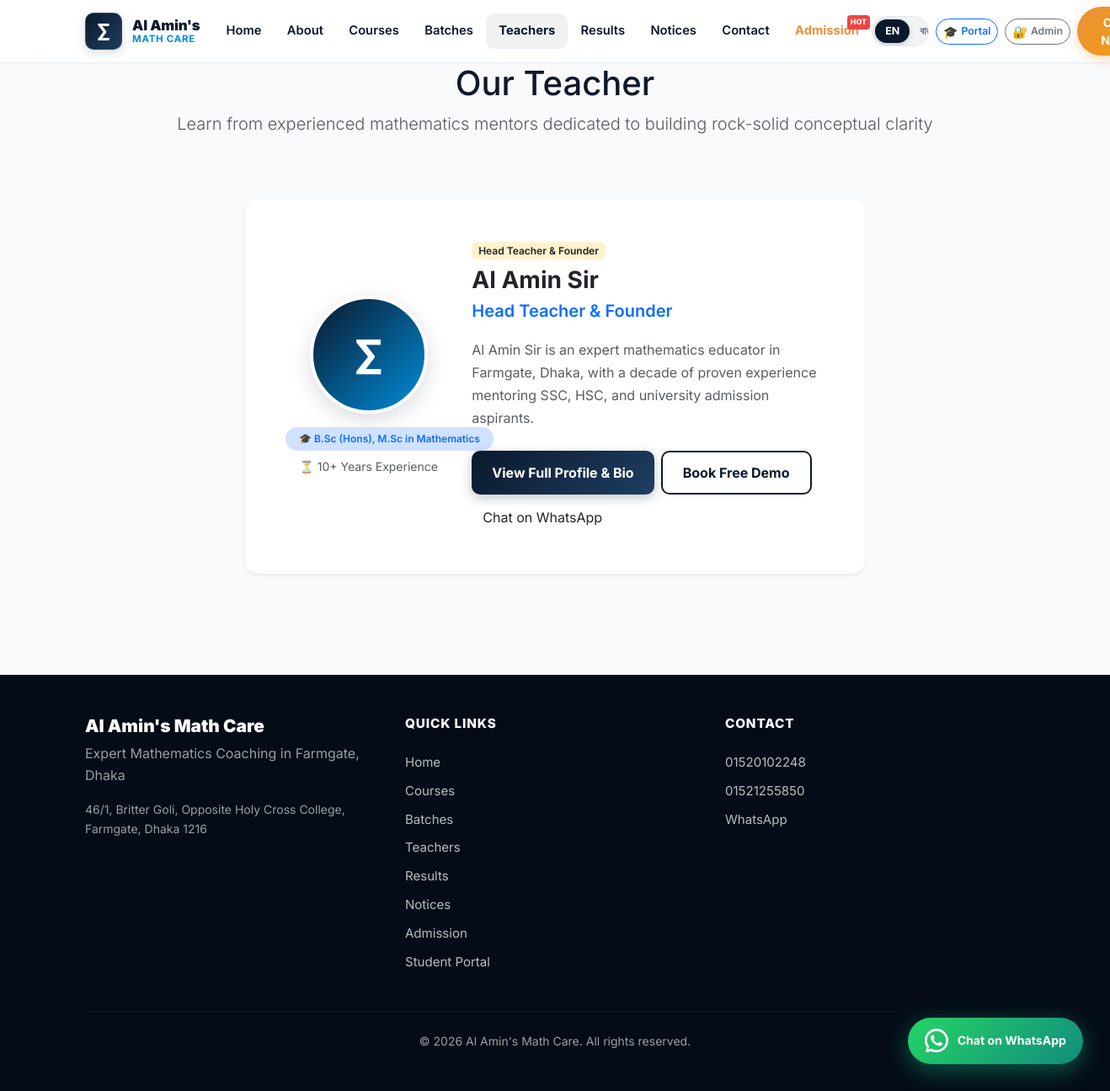
The app's page /teachers.php with its own data.
### tables this page shows
CREATE TABLE IF NOT EXISTS `teachers` (
  `id` INT UNSIGNED AUTO_INCREMENT PRIMARY KEY,
  `user_id` INT UNSIGNED NULL,
  `slug` VARCHAR(100) NOT NULL UNIQUE,
  `name_en` VARCHAR(100) NOT NULL,
  `name_bn` VARCHAR(100) DEFAULT NULL,
  `designation_en` VARCHAR(100) NOT NULL DEFAULT 'Head Teacher',
  `designation_bn` VARCHAR(100) DEFAULT NULL,
  `qualification` VARCHAR(255) NOT NULL,
  `experience_years` TINYINT UNSIGNED DEFAULT 0,
  `bio_en` TEXT DEFAULT NULL,
  `bio_bn` TEXT DEFAULT NULL,
  `photo` VARCHAR(255) DEFAULT NULL,
  `is_head_teacher` TINYINT(1) DEFAULT 0,
  `sort_order` SMALLINT DEFAULT 0,
  `is_active` TINYINT(1) DEFAULT 1,
  `is_deleted` TINYINT(1) DEFAULT 0,
  `created_at` TIMESTAMP DEFAULT CURRENT_TIMESTAMP,
  FOREIGN KEY (`user_id`) REFERENCES `users`(`id`) ON DELETE SET NULL
);

### includes/i18n.php (called while the page is built, shortened)
<?php
function app_config(): array
{
    static $config = null;
    if ($config === null) {
        $config = require __DIR__ . '/../config/app.php';
    }
    return $config;
}
function current_locale(): string
{
    $config = app_config();
    $locale = $_GET['lang'] ?? $_COOKIE['site_lang'] ?? $_COOKIE['locale'] ?? $config['default_locale'];
    return $locale;
}
function load_translations(string $locale): array
{
    $file = __DIR__ . '/../lang/' . $locale . '.php';
    return require $file;
}
function init_i18n(): void
{
    $config = app_config();
    $locale = current_locale();
    $translations = load_translations($locale);
}
function __(string $key, array $replace = []): string
{
    global $translations, $locale;
    $text = $translations[$key] ?? $key;
    foreach ($replace as $search => $value) {
        $text = str_replace(':' . $search, (string) $value, $text);
    }
    return $text;
}
function base_url(string $path = ''): string
{
    $base = rtrim(app_config()['base_url'] ?? '', '/');
    $path = ltrim($path, '/');
    return $base . ($path !== '' ? '/' . $path : '');
}
function get_current_lang(): string
{
    global $locale;
    return $locale ?? 'en';
}
function content(?array $row, string $field): string
{
    $current = get_current_lang();
    $localizedField = "{$field}_{$current}";
    if (!empty($row[$localizedField])) {
        return (string) $row[$localizedField];
    }
    return (string) ($row[$field] ?? '');
}

### includes/helpers.php (called while the page is built, shortened)
<?php
function e(?string $value): string
{
    return htmlspecialchars($value ?? '', ENT_QUOTES | ENT_SUBSTITUTE, 'UTF-8');
}
function whatsapp_link(string $number, string $message = ''): string
{
    $digits = preg_replace('/\D/', '', $number);
    if (strlen($digits) === 11 && str_starts_with($digits, '0')) {
        $digits = '88' . $digits;
    }
    $url = 'https://wa.me/' . $digits;
    if ($message !== '') {
        $url .= '?text=' . rawurlencode($message);
    }
    return $url;
}
function config_tagline(): string
{
    $locale = function_exists('get_current_lang') ? get_current_lang() : 'en';
    $config = app_config();
    return $locale === 'bn' ? $config['site_tagline_bn'] : $config['site_tagline_en'];
}

### teachers.php (the view, shortened to what this page needs)
<?php
require_once __DIR__ . '/includes/db.php';
require_once __DIR__ . '/includes/i18n.php';
require_once __DIR__ . '/includes/helpers.php';
try {
    $pdo = db();
    $teachers = $pdo->query('SELECT * FROM teachers WHERE is_deleted = 0 AND is_active = 1 ORDER BY is_head_teacher DESC, sort_order ASC, id ASC')->fetchAll();
} catch (Throwable $e) {
    $teachers = [];
}
require __DIR__ . '/includes/header.php';
?>
<section class="page-hero">
    <div class="container text-center">
        <h1><?= e(__('page_teachers_title')) ?></h1>
        <p class="text-muted mb-0 lead">
            <?= $locale === 'bn' ? 'ফার্মগেটে অভিজ্ঞ ও আন্তরিক শিক্ষক প্যানেলের সাথে গণিতের সর্বোচ্চ প্রস্তুতি' : 'Learn from experienced mathematics mentors dedicated to building rock-solid conceptual clarity' ?>
        </p>
    </div>
</section>
<section class="section">
    <div class="container">
        <div class="row g-4 justify-content-center">
            <?php if (empty($teachers)): ?>
            <div class="col-12 text-center py-5">
                <p class="text-muted fs-5"><?= $locale === 'bn' ? 'কোনো শিক্ষকের তথ্য পাওয়া যায়নি।' : 'No teacher profiles available.' ?></p>
            </div>
            <?php else: ?>
            <?php foreach ($teachers as $t):
                $name = content($t, 'name');
                $designation = content($t, 'designation');
                $bio = content($t, 'bio');
                $exp = (int) ($t['experience_years'] ?? 10);
            ?>
            <div class="col-lg-8">
                <div class="card border-0 shadow-sm rounded-4 p-4 p-md-5">
                    <div class="row align-items-center g-4">
                        <div class="col-md-4 text-center">
                            <div class="teacher-avatar mb-3" style="width: 140px; height: 140px; font-size: 3rem;">
                                ∑
                            </div>
                            <span class="badge bg-primary-subtle text-primary px-3 py-2 fw-semibold rounded-pill">
                                🎓 <?= e($t['qualification'] ?? 'B.Sc (Hons), M.Sc in Mathematics') ?>
                            </span>
                            <div class="mt-2 text-muted small">
                                ⏳ <?= $exp ?>+ <?= $locale === 'bn' ? 'বছরের শিক্ষকতা' : 'Years Experience' ?>
                            </div>
                        </div>
                        <div class="col-md-8">
                            <span class="badge bg-warning-subtle text-dark fw-semibold small mb-2"><?= $locale === 'bn' ? 'প্রধান শিক্ষক ও প্রতিষ্ঠাতা' : 'Head Teacher & Founder' ?></span>
                            <h2 class="h3 fw-bold mb-1"><?= e($name) ?></h2>
                            <p class="text-primary fw-semibold fs-5 mb-3"><?= e($designation) ?></p>
                            <p class="text-muted mb-4" style="line-height: 1.7;"><?= e($bio) ?></p>
                            <div class="d-flex flex-wrap gap-2">
                                <a class="btn btn-primary-custom" href="<?= e(base_url('teacher-profile.php?slug=' . urlencode($t['slug']))) ?>">
                                    <?= $locale === 'bn' ? 'স্যারের পূর্ণ পরিচিতি ও দর্শন' : 'View Full Profile & Bio' ?>
                                </a>
                                <a class="btn btn-outline-custom" href="<?= e(base_url('admission.php?demo=1')) ?>">
                                    <?= e(__('btn_free_demo')) ?>
                                </a>
                                <a class="btn btn-whatsapp" href="<?= e(whatsapp_link($config['whatsapp'], __('whatsapp_prefill', ['course' => __('mathematics')]))) ?>" target="_blank" rel="noopener">
                                    <?= e(__('btn_whatsapp')) ?>
                                </a>
                            </div>
                        </div>
                    </div>
                </div>
            </div>
            <?php endforeach; ?>
            <?php endif; ?>
        </div>
    </div>
</section>
<?php require __DIR__ . '/includes/footer.php'; ?>

### assets/css/main.css (style rules this page uses)
:root { --primary: #0b192c; --primary-dark: #050c17; --primary-light: #1e3e62; --primary-surface: #f0f4f9; --accent-cyan: #008dda; --accent-cyan-light: #41b06e; --accent-cyan-glow: rgba(0, 141, 218, 0.25); --accent-gold: #f59e0b; --accent-amber: #e8913a; --accent-hover: #d97706; --success: #10b981; --success-bg: #ecfdf5; --success-border: #a7f3d0; --success-text: #065f46; --urgent: #ef4444; --urgent-bg: #fef2f2; --urgent-border: #fecaca; --urgent-text: #991b1b; --bg: #f8fafc; --surface: #ffffff; --surface-glass: rgba(255, 255, 255, 0.85); --surface-glass-dark: rgba(11, 25, 44, 0.78); --border: #e2e8f0; --border-glass: rgba(255, 255, 255, 0.25); --border-hover: rgba(0, 141, 218, 0.35); --text: #0f172a; --text-muted: #64748b; --text-soft: #94a3b8; --shadow-sm: 0 2px 4px rgba(11, 25, 44, 0.04); --shadow-md: 0 6px 16px -2px rgba(11, 25, 44, 0.07), 0 2px 6px -1px rgba(11, 25, 44, 0.04); --shadow-lg: 0 14px 28px -4px rgba(11, 25, 44, 0.09), 0 8px 12px -3px rgba(11, 25, 44, 0.05); --shadow-hover: 0 22px 38px -6px rgba(11, 25, 44, 0.14), 0 12px 18px -4px rgba(0, 141, 218, 0.08); --shadow-glow-cyan: 0 0 25px rgba(0, 141, 218, 0.35); --shadow-glow-whatsapp: 0 8px 28px rgba(16, 185, 129, 0.45); --radius-sm: 10px; --radius-md: 16px; --radius-lg: 24px; --radius-pill: 9999px; --font-en: 'Inter', system-ui, -apple-system, sans-serif; --font-bn: 'Noto Sans Bengali', 'Inter', system-ui, sans-serif; --font: var(--font-en); }
*, *::before, *::after { box-sizing: border-box; }
html { scroll-behavior: smooth; -webkit-text-size-adjust: 100%; }
body { font-family: var(--font); color: var(--text); background-color: var(--bg); line-height: 1.62; padding-bottom: 84px; margin: 0; overflow-x: hidden; -webkit-font-smoothing: antialiased; -moz-osx-font-smoothing: grayscale; }
@media (min-width: 992px) { body { padding-bottom: 0; } }
a { color: var(--accent-cyan); text-decoration: none; transition: color 0.2s ease; }
.btn-primary-custom { background: linear-gradient(135deg, var(--primary), var(--primary-light)); border: none; color: #ffffff !important; font-weight: 700; border-radius: var(--radius-sm); padding: 0.8rem 1.5rem; box-shadow: 0 4px 14px rgba(11, 25, 44, 0.25); transition: all 0.25s ease; display: inline-flex; align-items: center; justify-content: center; gap: 0.5rem; }
.btn-outline-custom { border: 2px solid var(--primary); color: var(--primary); font-weight: 700; border-radius: var(--radius-sm); padding: 0.75rem 1.5rem; background: transparent; transition: all 0.25s ease; display: inline-flex; align-items: center; justify-content: center; gap: 0.5rem; }
.section { padding: 4.5rem 0; }
.teacher-avatar { width: 128px; height: 128px; margin: 0 auto 1.25rem; border-radius: 50%; background: linear-gradient(135deg, var(--primary), var(--accent-cyan)); color: #ffffff; display: grid; place-items: center; font-size: 2.8rem; font-weight: 800; border: 4px solid #ffffff; box-shadow: 0 8px 24px rgba(11, 25, 44, 0.15); }

### records on screen
teachers: qualification "B.Sc (Hons), M.Sc in Mathematics", experience_years "10", name_en "Al Amin Sir", designation_en "Head Teacher & Founder", bio_en "Al Amin Sir is an expert mathematics educator in Farmgate, Dhaka, with a decade of proven experience mentoring SSC, HSC, and university admission aspirants."

### other values on screen
__('nav_home') "Home"
__('nav_about') "About"
__('nav_courses') "Courses"
__('nav_batches') "Batches"
__('nav_teachers') "Teachers"
__('nav_results') "Results"
__('nav_notices') "Notices"
__('nav_contact') "Contact"
__('nav_admission') "Admission"
__('page_teachers_title') "Our Teacher"
__('btn_whatsapp') "Chat on WhatsApp"
$config['site_name'] "Al Amin's Math Care"
__('footer_tagline') "Expert Mathematics Coaching in Farmgate, Dhaka"
config_address() "46/1, Britter Goli, Opposite Holy Cross College, Farmgate, Dhaka 1216"
__('footer_quick_links') "QUICK LINKS"
